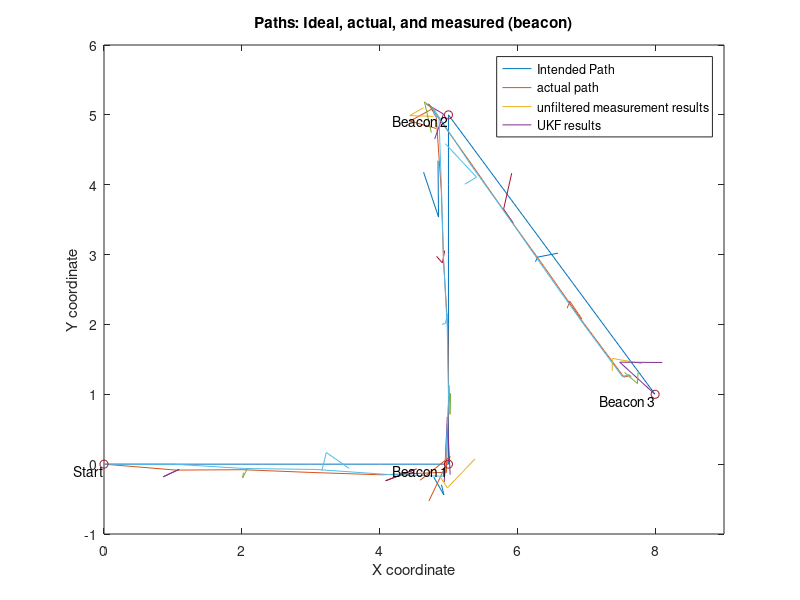
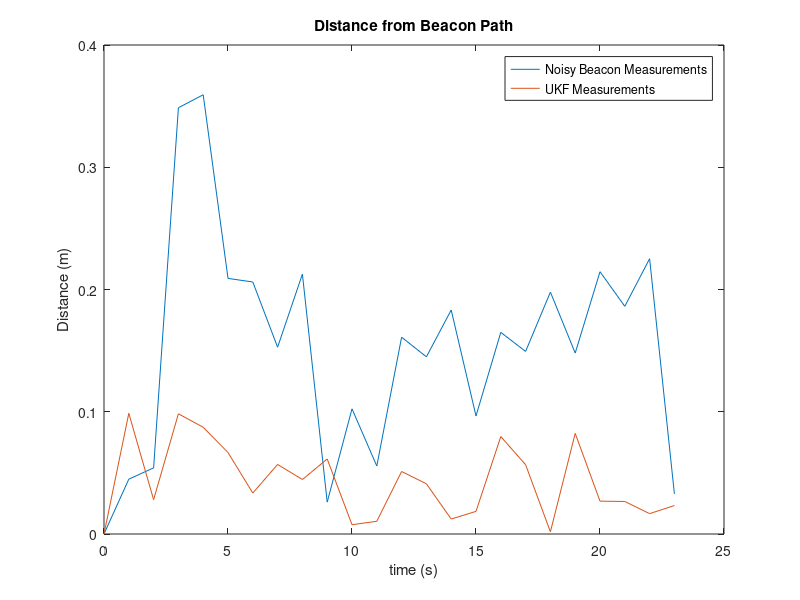

These figures' MATLAB source, in order:
%%Other Estimation Method assignment
% We chose UKF (Unscented Kalman Filter)
clear all

%% System Simulation Assignment
b = .2; % Axle width (distance from left wheel to right wheel)
piv1 = .05 * pi / 3;
piv2 = -1 * (piv1 + piv1 * .927/1.57);
vl = [1 1 1 1 1 -piv1 -piv1 -piv1 1 1 1 1 1 -piv2 -piv2 -piv2 1 1 1 1 1 0 0]; % Measured velocities of left wheel
vr = [1 1 1 1 1  piv1  piv1  piv1 1 1 1 1 1  piv2  piv2  piv2 1 1 1 1 1 0 0]; % Measured velocities of right wheel
L = length(vl); % Number of samples in vl, vr (Currently 23)
t = 0:1:L; % Time vector 
% Summary of desired path:
% Start at origin
%  Arrive at beacon one (5,0) at k = 5
%  Pivot towards beacon two (5,5) for 3 seconds
%  Arrive at beacon two at k = 13
%  Pivot towards beacon three (8,1) for 3 seconds 
%  Arrive at beacon three at k = 21



%% Noise and disturbances section
mu = 0; % Mean for noise (unused)
sigma_xy = .15^2; % Covariance for measurement noise
sigma_xyDot = .05^2; % Covariance for process/plant noise
sigma_phi = .02^2; % Covariance for meas. noise (angle)
sigma_phiDot = .001^2; % Cov for process/plant noise

sigma_r = .1; % covar for Beacon distance meas.
sigma_th = .01^2; % covar for beacon angle meas.
sigma_phi2 = .001^2; % covar for vehic pose beacon meas. (commented out right now)


% Measurement noise
x_noise = sigma_xy^.5 * randn(L+1,1); % add mu for non-zero mean
y_noise = sigma_xy^.5 * randn(L+1,1);
phi_noise = sigma_phi^.5 * randn(L+1,1);

d1_noise = sigma_r^.5 * randn(L+1,1); % noise for beacon distance 1
d2_noise = sigma_r^.5 * randn(L+1,1);
d3_noise = sigma_r^.5 * randn(L+1,1);
th1_noise = sigma_th^.5 * randn(L+1,1);
th2_noise = sigma_th^.5 * randn(L+1,1);
th3_noise = sigma_th^.5 * randn(L+1,1);
phi_noise2 = sigma_phi2^.5 * randn(L+1,1);

% Process noise
xDot_noise = sigma_xyDot^.5 * randn(L+1,1);
yDot_noise = sigma_xyDot^.5 * randn(L+1,1);
phiDot_noise = sigma_phiDot^.5 * rand(L+1,1);
% xDot_noise = zeros(L+1,1); %testing
% yDot_noise = zeros(L+1,1);
% phiDot_noise = zeros(L+1,1);


% Left disturbances
dist_l = zeros(L+1, 1);
%dist_l(5:6) = .2;

% Right disturbances
dist_r = zeros(L+1,1);
% dist_r(17:20) = .15;

%% System initialization section
% Initial Parameters
Q = diag([sigma_xyDot sigma_xyDot sigma_phiDot]); % Covariance matrix for plant noise (?)
%R = diag([sigma_xy sigma_xy sigma_phi]); % Covariance matrix for measurement noise (?)
R = diag([sigma_r sigma_th sigma_r sigma_th sigma_r sigma_th]); % sigma_phi2]);
%P0 = eye(3,3)./500; % Covariance of initial state (~0 since known exactly)
P0 = zeros(3);
x0 = [0;0;0]; % Initial coordinates

Pk_plus = P0;
xk_plus = x0;

x_tris = zeros(1,L+1);
y_tris = zeros(1,L+1);

p1 = [5; 0]; % beacon 1 location
p2 = [5; 5]; % beacon 2 location
p3 = [8; 1]; % beacon 3 location
% p_robot = zeros(L+1,2);

% Error measurement matrices
simError = zeros(L+1,3);
estError = zeros(L+1,3);

unf_est = zeros(2, L+1); % Unfiltered estimate from beacons

distance = zeros(L+1,1);
delta = zeros(L+1, 1);
estDistance = zeros(L+1,1);

n = 3; % State Dimensions
m = 6; % Measurement Dimensions

e = eye(3,3);

avg = (1/(2*n)) * ones(2*n,1);

state_samples = zeros(n,2*n); % Sample distribution matrix
state_sim = zeros(n,2*n);   %This will store the simulated values state_sim = f(state_samples,u)
out_sim = zeros(m,2*n);   %This will store the simulated values out_sim = g(x_estimation_samples,u)

xDot=0;
yDot=0;
phiDot=0;

% Pos for "position", not "positive"
xpos_ =      zeros(1,L+1); % For ideal sim
xpos =       zeros(1,L+1); % After process noise and disturbances
xpos_noisy = zeros(1,L+1); % After measurement noise
xpos_beacon =zeros(1,L+1);
xpos_beacon_noisy =zeros(3,L+1);
ypos_ =      zeros(1,L+1); 
ypos =       zeros(1,L+1); 
ypos_noisy = zeros(1,L+1);
ypos_beacon =zeros(1,L+1);
ypos_beacon_noisy =zeros(3,L+1);
phipos =     zeros(1,L+1);
phipos_ =    zeros(1,L+1);
phipos_noisy = zeros(1,L+1);

outks = zeros(m, L+1);
outks_noisy = zeros(m, L+1);
estimate = zeros(3,L+1);

%% System simulation and measurement
for i = 1:L
    %% Ideal sim section (no noise, no disturbance):
    xDot_ = .5 * cos(phipos_(i)) * (vr(i) + vl(i)); % Incremental change in x
    xpos_(i+1) = xDot_ + xpos_(i); % iterate sim
    
    yDot_ = .5 * sin(phipos_(i))* (vr(i) + vl(i));
    ypos_(i+1) = yDot_ + ypos_(i); % iterate simulation
    
    phiDot_ = vr(i)/b - vl(i)/b;
    phipos_(i+1) = phiDot_ + phipos_(i);
    
    %% Realistic sim section:
    xDot = .5 * cos(phipos(i)) * (vr(i) + dist_r(i) + vl(i) + dist_l(i)) + xDot_noise(i); %Includes disturbance and process noise
    xpos(i+1) = xDot + xpos(i); % Iterate simulation
    xpos_noisy(i+1) = xpos(i+1) + x_noise(i+1); % Collect measurement (with noise)

    yDot = .5 * sin(phipos(i))* (vr(i) + dist_r(i) + vl(i) + dist_l(i)) + yDot_noise(i);
    ypos(i+1) = yDot + ypos(i);
    ypos_noisy(i+1) = ypos(i+1) + y_noise(i+1);

    phiDot = 1/b * (vr(i) + dist_r(i) - (vl(i) + dist_l(i))) + phiDot_noise(i);
    phipos(i+1) = phiDot + phipos(i) ;
    phipos_noisy(i+1) = phipos(i+1) + phi_noise(i+1);

    % outk = [xpos_noisy(i+1); ypos_noisy(i+1); phipos_noisy(i+1)];

    % Vincent's requested output version:
    outk = [  sqrt( (p1(1)-xpos(i+1))^2 + (p1(2)-ypos(i+1))^2);
            atan2( p1(2)-ypos(i+1), p1(1) - xpos(i+1));
            
            sqrt( (p2(1)-xpos(i+1))^2 + (p2(2)-ypos(i+1))^2) ;
            atan2( p2(2)-ypos(i+1), p2(1) - xpos(i+1));
            
            sqrt( (p3(1)-xpos(i+1))^2 + (p3(2)-ypos(i+1))^2);
            atan2( p3(2)-ypos(i+1), p3(1) - xpos(i+1))];
            
            %phipos(i)];
            
     xpos_beacon(i+1) = p1(1) - outk(1) * cos(outk(2));
     ypos_beacon(i+1) = p1(2) - outk(1) * sin(outk(2));
        
     outk_noisy = outk + [d1_noise(i+1);
                    th1_noise(i+1);
                    d2_noise(i+1);
                    th2_noise(i+1);
                    d3_noise(i+1);
                    th3_noise(i+1)];
                    %phi_noise2(i+1);
                    %];
                    
     xpos_beacon_noisy(:,i+1) = [p1(1) - outk_noisy(1) * cos(outk_noisy(2));
                                 p2(1) - outk_noisy(3) * cos(outk_noisy(4));
                                 p3(1) - outk_noisy(5) * cos(outk_noisy(6))];
     
     ypos_beacon_noisy(:,i+1) = [p1(2) - outk_noisy(1) * sin(outk_noisy(2));
                                 p2(2) - outk_noisy(3) * sin(outk_noisy(4));
                                 p3(2) - outk_noisy(5) * sin(outk_noisy(6))];
         

    %% UKF TIME UPDATE SECTION

    %     Get standard deviation matrix
    try 
        M = chol(Pk_plus);
    catch
        M = zeros(3);
    end
    %     Simulate 2n points through state transition
    for j = 1:2*n
    %     Generate samples
        if(j<=n)
            state_samples(:,j) = xk_plus + sqrt(n)*M*e(:,j);
        else
            state_samples(:,j) = xk_plus - sqrt(n)*M*e(:,j-n);
        end
    %     Evaluate Simulated values
        state_sim(:,j) = xk_plus + [cos(state_samples(3,j))*vr(i)/2 + cos(state_samples(3,j))*vl(i)/2;
                                sin(state_samples(3,j))*vr(i)/2 + sin(state_samples(3,j))*vl(i)/2;
                                vr(i)/b - vl(i)/b];
    end

    % Take average mean as predicted mean
    x_kplus1_minus = state_sim*avg;

    P_kplus1_minus = zeros(3,3);
    for j = 1:2*n
    % Take average covariance as predicted covariance
        P_kplus1_minus = P_kplus1_minus + (1/(2*n)) * (state_sim(:,j)-x_kplus1_minus) * (state_sim(:,j)-x_kplus1_minus)';
    end
    P_kplus1_minus = P_kplus1_minus + Q;


    %% UKF MEASUREMENT UPDATE section

    xk_minus = x_kplus1_minus;
    Pk_minus = P_kplus1_minus;

    % Simulate 2n points through measurement
    for j = 1:2*n
    %     Generate samples
        if(j<=n)
            state_samples(:,j) = xk_minus + sqrt(n)*M*e(:,j);
        else
            state_samples(:,j) = xk_minus - sqrt(n)*M*e(:,j-n);
        end
    %     Evaluate Simulated output values (This is where Beacon measurements
    %     go)
         %out_sim(:,j) = state_samples(:,j);        % Just pass location

          % Get output from simulated beacon measurements
        out_sim(:,j) = [sqrt( (p1(1)-state_samples(1,j))^2 + (p1(2)-state_samples(2,j))^2);
                        atan2( p1(2)-state_samples(2,j), p1(1) - state_samples(1,j));
                        sqrt( (p2(1)-state_samples(1,j))^2 + (p2(2)-state_samples(2,j))^2) ;
                        atan2( p2(2)-state_samples(2,j), p2(1) - state_samples(1,j));
                        sqrt( (p3(1)-state_samples(1,j))^2 + (p3(2)-state_samples(2,j))^2);
                        atan2( p3(2)-state_samples(2,j), p3(1) - state_samples(1,j))];
                        %state_samples(3,j) ];
    end
    out_est = out_sim * avg;
    
    P_xy = zeros(n,m);
    P_y = zeros(m,m);
    for j = 1:2*n
        % Take average covariance as predicted covariance
        P_xy = P_xy + (1/(2*n)) * (state_samples(:,j)-xk_minus) * (out_sim(:,j)-out_est)';
        P_y = P_y + (1/(2*n)) * (out_sim(:,j)-out_est) * (out_sim(:,j)-out_est)';
    end
    P_y = P_y + R;

    % Calculate Kalman Gain
    K = P_xy / P_y;

    xk_plus = xk_minus + K*(outk_noisy - out_est);
    Pk_plus = Pk_minus - K*P_xy';
   
    %% Observation section
    estimate(:,i+1) = xk_plus;
    unf_est(:, i+1) = [mean(xpos_beacon_noisy(:, i+1));
                       mean(ypos_beacon_noisy(:, i+1))];
    
        
    % Estimate error from actual simulated path (with noise)
    distance(i+1) = norm([xpos_noisy(i+1);ypos_noisy(i+1)]-[xpos(i+1);ypos(i+1)]); % raw measurement error to actual simulated path (with process noise and disturbances)
    %delta(i+1) = norm([xpos_beacon_noisy(i+1); ypos_beacon_noisy(i+1)] - [xpos_beacon(i+1); ypos_beacon(i+1)]); % Magnitude of measurement noise in x and y
    delta(i+1) = norm(unf_est(:, i+1) - [xpos_beacon(i+1); ypos_beacon(i+1)]); % Magnitude of measurement noise in x and y
    estDistance(i+1) = norm([xk_plus(1);xk_plus(2)]-[xpos(i+1);ypos(i+1)]); % Filter-estimated distance 

end

%% Plotting section
beacons = [ 0 0;
            5 0;
            5 5;
            8 1];
% figure(1)
% plot(xpos_, ypos_); % Intended path (no process or measurement noise)
% hold on
% plot(xpos, ypos); % Actual path (no measurement noise)
% plot(xpos_noisy, ypos_noisy) % Measured state (includes measurement and process noise)
% 
% title("Paths: Ideal, actual, and measured")
% xlabel('X coordinate')
% xlim([0 9])
% ylabel('Y coordinate')
% legend('Intended Path', 'actual path', 'unfiltered measurement results', 'UKF results')
% labels = {'Start','Beacon 1', 'Beacon 2', 'Beacon 3'};
% text(beacons(:,1),beacons(:,2),labels,'VerticalAlignment','top','HorizontalAlignment','right')

figure(2)
plot(xpos_, ypos_); % Intended path (no process or measurement noise)
hold on
plot(xpos_beacon, ypos_beacon) % Actual path
plot(xpos_beacon_noisy, ypos_beacon_noisy) % Measured state (includes measurement and process noise)
plot(estimate(1,:),estimate(2,:)); % UKF results
plot(beacons(:,1),beacons(:,2), 'o')

title("Paths: Ideal, actual, and measured (beacon)")
xlabel('X coordinate')
xlim([0 9])
ylabel('Y coordinate')
legend('Intended Path', 'actual path', 'unfiltered measurement results', 'UKF results')
labels = {'Start','Beacon 1', 'Beacon 2', 'Beacon 3'};
text(beacons(:,1),beacons(:,2),labels,'VerticalAlignment','top','HorizontalAlignment','right')

figure(3)
% plot(t,distance)
plot(t,delta)
hold on
plot(t,estDistance)
title("Distance from Beacon Path")
xlabel('time (s)')
ylabel('Distance (m)')
legend('Noisy Beacon Measurements', 'UKF Measurements')

